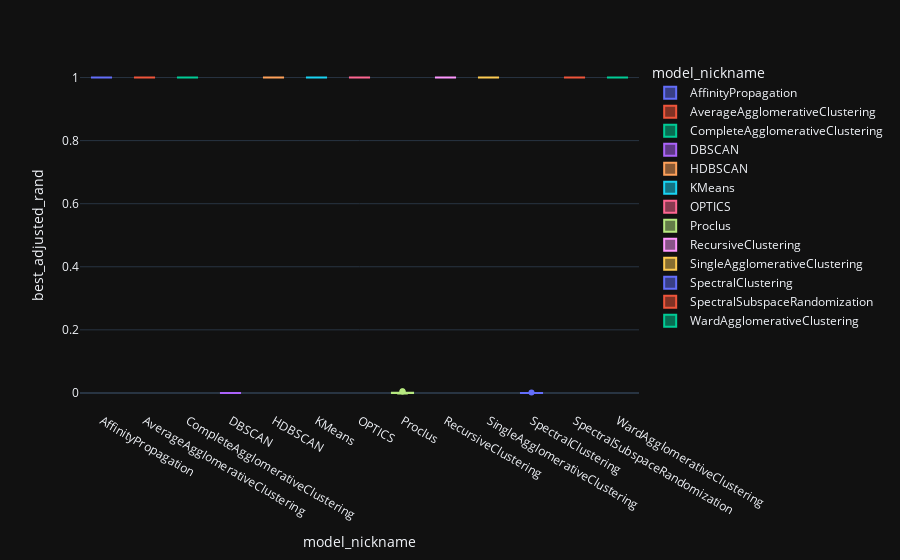

Notebook code cell kept with this figure:
### Code cell
df = df_common.copy()
df = df.loc[df['n_samples'] == 1000]
df = df.loc[df['n_features'] == 1000]
df = df.loc[df['pct_random'] == 0.5]
df = df.loc[df['class_sep'] == 100.0]
df = df.sort_values('model_nickname')
fig = px.box(df, x='model_nickname', y='best_adjusted_rand', color='model_nickname')
fig.show()

### Figure 1 — Plotly figure (JSON) as saved in the notebook; plotly's stock layout.template omitted (floating-point values rounded to 4 significant figures)
{"data": [{"alignmentgroup": "True", "hovertemplate": "model_nickname=%{x}<br>best_adjusted_rand=%{y}<extra></extra>", "legendgroup": "AffinityPropagation", "marker": {"color": "#636efa"}, "name": "AffinityPropagation", "notched": false, "offsetgroup": "AffinityPropagation", "orientation": "v", "showlegend": true, "x": ["AffinityPropagation", "AffinityPropagation", "AffinityPropagation", "AffinityPropagation", "AffinityPropagation", "AffinityPropagation", "AffinityPropagation", "AffinityPropagation", "AffinityPropagation", "AffinityPropagation"], "x0": " ", "xaxis": "x", "y": [1.0, 1.0, 1.0, 1.0, 1.0, 1.0, 1.0, 1.0, 1.0, 1.0], "y0": " ", "yaxis": "y", "type": "box"}, {"alignmentgroup": "True", "hovertemplate": "model_nickname=%{x}<br>best_adjusted_rand=%{y}<extra></extra>", "legendgroup": "AverageAgglomerativeClustering", "marker": {"color": "#EF553B"}, "name": "AverageAgglomerativeClustering", "notched": false, "offsetgroup": "AverageAgglomerativeClustering", "orientation": "v", "showlegend": true, "x": ["AverageAgglomerativeClustering", "AverageAgglomerativeClustering", "AverageAgglomerativeClustering", "AverageAgglomerativeClustering", "AverageAgglomerativeClustering", "AverageAgglomerativeClustering", "AverageAgglomerativeClustering", "AverageAgglomerativeClustering", "AverageAgglomerativeClustering", "AverageAgglomerativeClustering"], "x0": " ", "xaxis": "x", "y": [1.0, 1.0, 1.0, 1.0, 1.0, 1.0, 1.0, 1.0, 1.0, 1.0], "y0": " ", "yaxis": "y", "type": "box"}, {"alignmentgroup": "True", "hovertemplate": "model_nickname=%{x}<br>best_adjusted_rand=%{y}<extra></extra>", "legendgroup": "CompleteAgglomerativeClustering", "marker": {"color": "#00cc96"}, "name": "CompleteAgglomerativeClustering", "notched": false, "offsetgroup": "CompleteAgglomerativeClustering", "orientation": "v", "showlegend": true, "x": ["CompleteAgglomerativeClustering", "CompleteAgglomerativeClustering", "CompleteAgglomerativeClustering", "CompleteAgglomerativeClustering", "CompleteAgglomerativeClustering", "CompleteAgglomerativeClustering", "CompleteAgglomerativeClustering", "CompleteAgglomerativeClustering", "CompleteAgglomerativeClustering", "CompleteAgglomerativeClustering"], "x0": " ", "xaxis": "x", "y": [1.0, 1.0, 1.0, 1.0, 1.0, 1.0, 1.0, 1.0, 1.0, 1.0], "y0": " ", "yaxis": "y", "type": "box"}, {"alignmentgroup": "True", "hovertemplate": "model_nickname=%{x}<br>best_adjusted_rand=%{y}<extra></extra>", "legendgroup": "DBSCAN", "marker": {"color": "#ab63fa"}, "name": "DBSCAN", "notched": false, "offsetgroup": "DBSCAN", "orientation": "v", "showlegend": true, "x": ["DBSCAN", "DBSCAN", "DBSCAN", "DBSCAN", "DBSCAN", "DBSCAN", "DBSCAN", "DBSCAN", "DBSCAN", "DBSCAN"], "x0": " ", "xaxis": "x", "y": [0.0, 0.0, 0.0, 0.0, 0.0, 0.0, 0.0, 0.0, 0.0, 0.0], "y0": " ", "yaxis": "y", "type": "box"}, {"alignmentgroup": "True", "hovertemplate": "model_nickname=%{x}<br>best_adjusted_rand=%{y}<extra></extra>", "legendgroup": "HDBSCAN", "marker": {"color": "#FFA15A"}, "name": "HDBSCAN", "notched": false, "offsetgroup": "HDBSCAN", "orientation": "v", "showlegend": true, "x": ["HDBSCAN", "HDBSCAN", "HDBSCAN", "HDBSCAN", "HDBSCAN", "HDBSCAN", "HDBSCAN", "HDBSCAN", "HDBSCAN", "HDBSCAN"], "x0": " ", "xaxis": "x", "y": [1.0, 1.0, 1.0, 1.0, 1.0, 1.0, 1.0, 1.0, 1.0, 1.0], "y0": " ", "yaxis": "y", "type": "box"}, {"alignmentgroup": "True", "hovertemplate": "model_nickname=%{x}<br>best_adjusted_rand=%{y}<extra></extra>", "legendgroup": "KMeans", "marker": {"color": "#19d3f3"}, "name": "KMeans", "notched": false, "offsetgroup": "KMeans", "orientation": "v", "showlegend": true, "x": ["KMeans", "KMeans", "KMeans", "KMeans", "KMeans", "KMeans", "KMeans", "KMeans", "KMeans", "KMeans"], "x0": " ", "xaxis": "x", "y": [1.0, 1.0, 1.0, 1.0, 1.0, 1.0, 1.0, 1.0, 1.0, 1.0], "y0": " ", "yaxis": "y", "type": "box"}, {"alignmentgroup": "True", "hovertemplate": "model_nickname=%{x}<br>best_adjusted_rand=%{y}<extra></extra>", "legendgroup": "OPTICS", "marker": {"color": "#FF6692"}, "name": "OPTICS", "notched": false, "offsetgroup": "OPTICS", "orientation": "v", "showlegend": true, "x": ["OPTICS", "OPTICS", "OPTICS", "OPTICS", "OPTICS", "OPTICS", "OPTICS", "OPTICS", "OPTICS", "OPTICS"], "x0": " ", "xaxis": "x", "y": [1.0, 1.0, 1.0, 1.0, 1.0, 1.0, 1.0, 1.0, 1.0, 1.0], "y0": " ", "yaxis": "y", "type": "box"}, {"alignmentgroup": "True", "hovertemplate": "model_nickname=%{x}<br>best_adjusted_rand=%{y}<extra></extra>", "legendgroup": "Proclus", "marker": {"color": "#B6E880"}, "name": "Proclus", "notched": false, "offsetgroup": "Proclus", "orientation": "v", "showlegend": true, "x": ["Proclus", "Proclus", "Proclus", "Proclus", "Proclus", "Proclus", "Proclus", "Proclus", "Proclus", "Proclus"], "x0": " ", "xaxis": "x", "y": [0.0009078, 0.005061, 0.0007055, -0.000216, -8.496e-05, 9.064e-06, -0.0003356, 0.004287, 8.483e-05, -0.001698], "y0": " ", "yaxis": "y", "type": "box"}, {"alignmentgroup": "True", "hovertemplate": "model_nickname=%{x}<br>best_adjusted_rand=%{y}<extra></extra>", "legendgroup": "RecursiveClustering", "marker": {"color": "#FF97FF"}, "name": "RecursiveClustering", "notched": false, "offsetgroup": "RecursiveClustering", "orientation": "v", "showlegend": true, "x": ["RecursiveClustering", "RecursiveClustering", "RecursiveClustering", "RecursiveClustering", "RecursiveClustering", "RecursiveClustering", "RecursiveClustering", "RecursiveClustering", "RecursiveClustering", "RecursiveClustering"], "x0": " ", "xaxis": "x", "y": [1.0, 1.0, 1.0, 1.0, 1.0, 1.0, 1.0, 1.0, 1.0, 1.0], "y0": " ", "yaxis": "y", "type": "box"}, {"alignmentgroup": "True", "hovertemplate": "model_nickname=%{x}<br>best_adjusted_rand=%{y}<extra></extra>", "legendgroup": "SingleAgglomerativeClustering", "marker": {"color": "#FECB52"}, "name": "SingleAgglomerativeClustering", "notched": false, "offsetgroup": "SingleAgglomerativeClustering", "orientation": "v", "showlegend": true, "x": ["SingleAgglomerativeClustering", "SingleAgglomerativeClustering", "SingleAgglomerativeClustering", "SingleAgglomerativeClustering", "SingleAgglomerativeClustering", "SingleAgglomerativeClustering", "SingleAgglomerativeClustering", "SingleAgglomerativeClustering", "SingleAgglomerativeClustering", "SingleAgglomerativeClustering"], "x0": " ", "xaxis": "x", "y": [1.0, 1.0, 1.0, 1.0, 1.0, 1.0, 1.0, 1.0, 1.0, 1.0], "y0": " ", "yaxis": "y", "type": "box"}, {"alignmentgroup": "True", "hovertemplate": "model_nickname=%{x}<br>best_adjusted_rand=%{y}<extra></extra>", "legendgroup": "SpectralClustering", "marker": {"color": "#636efa"}, "name": "SpectralClustering", "notched": false, "offsetgroup": "SpectralClustering", "orientation": "v", "showlegend": true, "x": ["SpectralClustering", "SpectralClustering", "SpectralClustering", "SpectralClustering", "SpectralClustering", "SpectralClustering", "SpectralClustering", "SpectralClustering", "SpectralClustering", "SpectralClustering"], "x0": " ", "xaxis": "x", "y": [-0.000167, -0.0002034, -1.735e-06, -0.0001641, -0.000211, -4.133e-05, -7.056e-05, 0.00102, 1.724e-05, -1.119e-05], "y0": " ", "yaxis": "y", "type": "box"}, {"alignmentgroup": "True", "hovertemplate": "model_nickname=%{x}<br>best_adjusted_rand=%{y}<extra></extra>", "legendgroup": "SpectralSubspaceRandomization", "marker": {"color": "#EF553B"}, "name": "SpectralSubspaceRandomization", "notched": false, "offsetgroup": "SpectralSubspaceRandomization", "orientation": "v", "showlegend": true, "x": ["SpectralSubspaceRandomization", "SpectralSubspaceRandomization", "SpectralSubspaceRandomization", "SpectralSubspaceRandomization", "SpectralSubspaceRandomization", "SpectralSubspaceRandomization", "SpectralSubspaceRandomization", "SpectralSubspaceRandomization", "SpectralSubspaceRandomization", "SpectralSubspaceRandomization"], "x0": " ", "xaxis": "x", "y": [1.0, 1.0, 1.0, 1.0, 1.0, 1.0, 1.0, 1.0, 1.0, 1.0], "y0": " ", "yaxis": "y", "type": "box"}, {"alignmentgroup": "True", "hovertemplate": "model_nickname=%{x}<br>best_adjusted_rand=%{y}<extra></extra>", "legendgroup": "WardAgglomerativeClustering", "marker": {"color": "#00cc96"}, "name": "WardAgglomerativeClustering", "notched": false, "offsetgroup": "WardAgglomerativeClustering", "orientation": "v", "showlegend": true, "x": ["WardAgglomerativeClustering", "WardAgglomerativeClustering", "WardAgglomerativeClustering", "WardAgglomerativeClustering", "WardAgglomerativeClustering", "WardAgglomerativeClustering", "WardAgglomerativeClustering", "WardAgglomerativeClustering", "WardAgglomerativeClustering", "WardAgglomerativeClustering"], "x0": " ", "xaxis": "x", "y": [1.0, 1.0, 1.0, 1.0, 1.0, 1.0, 1.0, 1.0, 1.0, 1.0], "y0": " ", "yaxis": "y", "type": "box"}], "layout": {"xaxis": {"anchor": "y", "domain": [0.0, 1.0], "title": {"text": "model_nickname"}, "categoryorder": "array", "categoryarray": ["AffinityPropagation", "AverageAgglomerativeClustering", "CompleteAgglomerativeClustering", "DBSCAN", "HDBSCAN", "KMeans", "OPTICS", "Proclus", "RecursiveClustering", "SingleAgglomerativeClustering", "SpectralClustering", "SpectralSubspaceRandomization", "WardAgglomerativeClustering"]}, "yaxis": {"anchor": "x", "domain": [0.0, 1.0], "title": {"text": "best_adjusted_rand"}}, "legend": {"title": {"text": "model_nickname"}, "tracegroupgap": 0}, "margin": {"t": 60}, "boxmode": "overlay"}}
